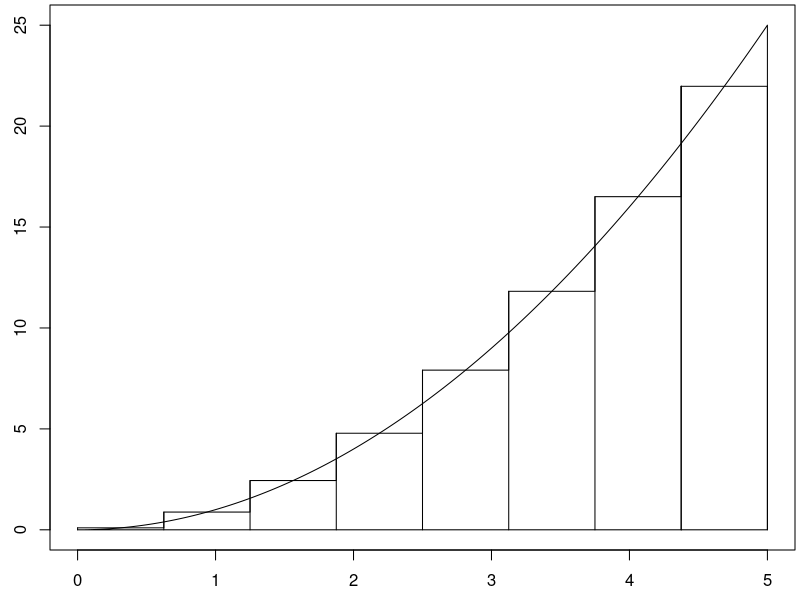
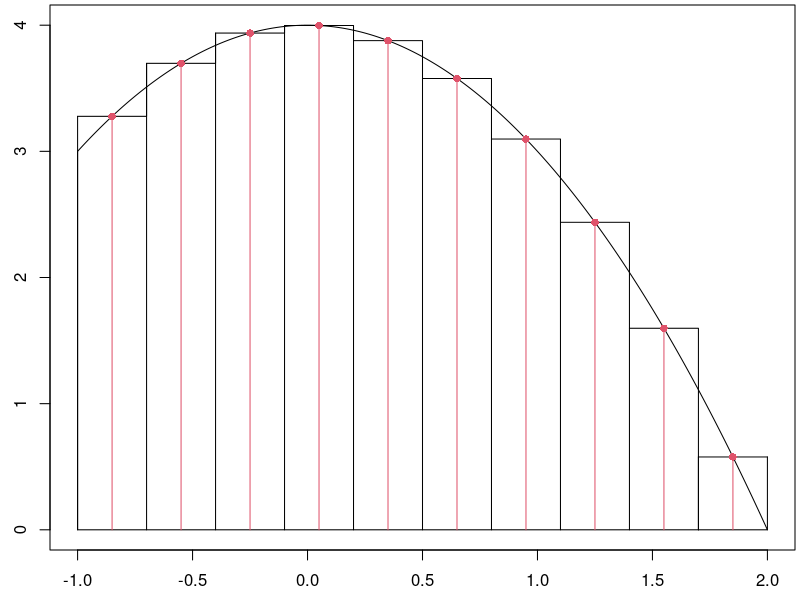
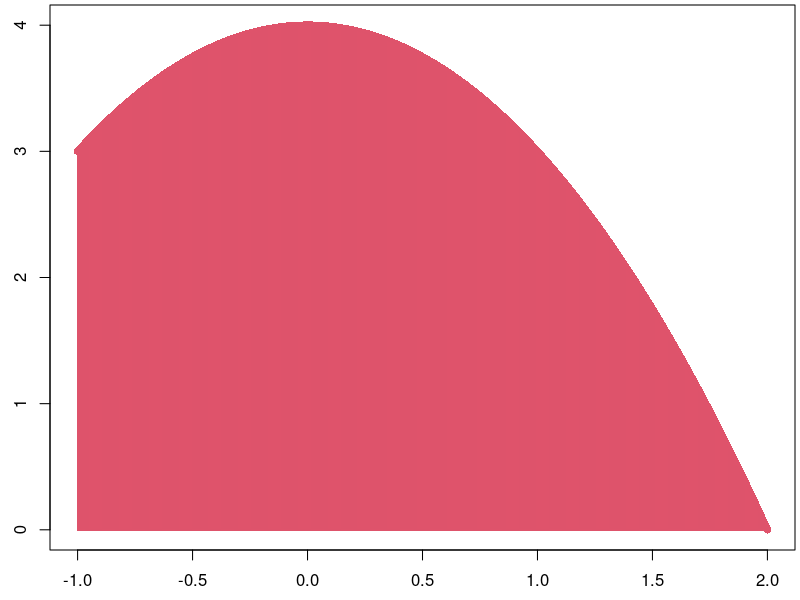
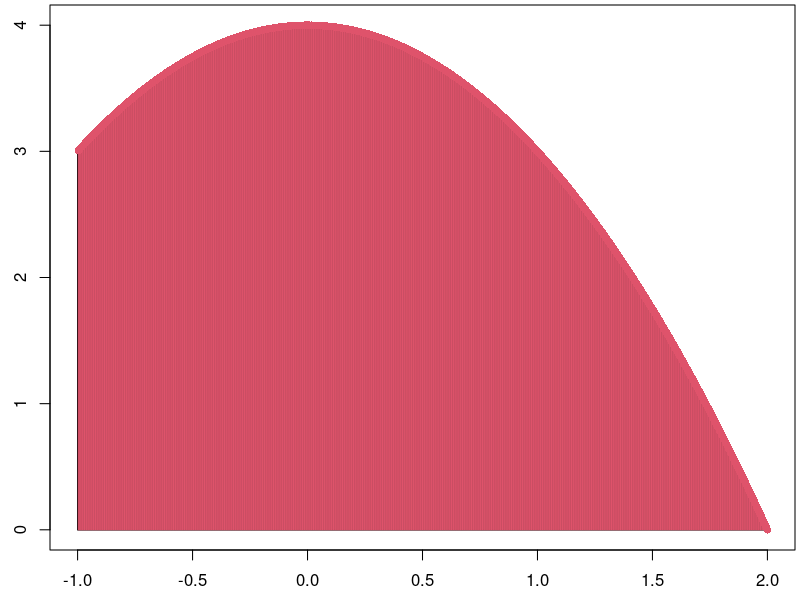

These charts were generated, in order, by the following R code:
draw_rect_approx <- function(f,a,b,num_rectangles, method = "mid"){
  n <- num_rectangles
  dx <- (b-a)/n
  x <- c(a,seq(a,b,dx/100),b,a)
  y <- c(0,f(seq(a,b,dx/100)),0,0)
  par(mar=c(2.5,2.5,0.25,0.25))
  plot(x,y,type = "l")
  
  if(method == "left"){
    xi <- seq(a+0*dx/2,b-dx/2,dx)
    lines(xi,f(xi),type = "h")
    lines(xi,f(xi),type = "s")
    lines(c(xi[n],xi[n]+dx),f(c(xi[n],xi[n])),type = "l")
    lines(c(xi[n],xi[n]+dx),f(c(xi[n],xi[n])),type = "h")
  }
  else if(method == "right"){
    xi <- seq(a+dx,b+dx/2,dx)
    lines(xi-dx,f(xi),type = "h")
    lines(xi-dx,f(xi),type = "s")
    lines(c(xi[n]-dx,xi[n]),f(c(xi[n],xi[n])),type = "l")
    lines(c(xi[n]-dx,xi[n]),f(c(xi[n],xi[n])),type = "h")
  } 
  else{#Use midpoint
    xi <- seq(a+dx/2,b,dx)
    lines(xi-dx/2,f(xi),type = "h")
    lines(xi-dx/2,f(xi),type = "s")
    lines(c(xi[n]-dx/2,xi[n]+dx/2),f(c(xi[n],xi[n])),type = "l")
    lines(c(xi[n]-dx/2,xi[n]+dx/2),f(c(xi[n],xi[n])),type = "h")
  }
}


g <- function(x){x^2}
a <- 0
b <- 5
n <- 8
dx <- (b-a)/n
draw_rect_approx(g,a,b,n) 

xi <- seq(a+dx/2,b,dx)  #Center of each rectangle
Ai <- g(xi)*dx          #Area of each rectangle
data.frame(x_i = xi, A_i = Ai)

c(total_area =sum(Ai),  
  expected_value = sum(xi*Ai)/sum(Ai))
####################
draw_rect_approx <- function(f,a,b,num_rectangles, method = "mid"){
  n <- num_rectangles
  dx <- (b-a)/n
  x <- c(a,seq(a,b,dx/100),b,a)
  y <- c(0,f(seq(a,b,dx/100)),0,0)
  par(mar=c(2.5,2.5,0.25,0.25))
  plot(x,y,type = "l")
  
  if(method == "left"){
    xi <- seq(a+0*dx/2,b-dx/2,dx)
    lines(xi,f(xi),type = "h")
    lines(xi,f(xi),type = "s")
    lines(c(xi[n],xi[n]+dx),f(c(xi[n],xi[n])),type = "l")
    lines(c(xi[n],xi[n]+dx),f(c(xi[n],xi[n])),type = "h")
  }
  else if(method == "right"){
    xi <- seq(a+dx,b+dx/2,dx)
    lines(xi-dx,f(xi),type = "h")
    lines(xi-dx,f(xi),type = "s")
    lines(c(xi[n]-dx,xi[n]),f(c(xi[n],xi[n])),type = "l")
    lines(c(xi[n]-dx,xi[n]),f(c(xi[n],xi[n])),type = "h")
  } 
  else{#Use midpoint
    xi <- seq(a+dx/2,b,dx)
    lines(xi-dx/2,f(xi),type = "h")
    lines(xi-dx/2,f(xi),type = "s")
    lines(c(xi[n]-dx/2,xi[n]+dx/2),f(c(xi[n],xi[n])),type = "l")
    lines(c(xi[n]-dx/2,xi[n]+dx/2),f(c(xi[n],xi[n])),type = "h")
  }
}
######################



g <- function(x){4-x^2}
a <- -1
b <- 2
n <- 10
dx <- (b-a)/n
draw_rect_approx(g,a,b,n) 

#Start at half of dx to the right of a, and then step by dx.
xi <- seq(a+dx/2,b,dx)
points(xi,g(xi),pch=16,col=2)
segments(xi,rep(0,length(xi)),xi,g(xi),col=2)

Ai <- g(xi)*dx
Ai
sum(Ai)

sum(xi*Ai)/sum(Ai)

g <- function(x){4-x^2}
a <- -1
b <- 2
n <- 100000
dx <- (b-a)/n
draw_rect_approx(g,a,b,n,method='left') 
#Start a, and then step by dx.
xi <- seq(a,b-dx,dx)
points(xi,g(xi),pch=16,col=2)
segments(xi,rep(0,length(xi)),xi,g(xi),col=2)

Ai <- g(xi)*dx
sum(Ai)
sum(xi*Ai)/sum(Ai)

g <- function(x){4-x^2}
a <- -1
b <- 2
n <- 1000
dx <- (b-a)/n
draw_rect_approx(g,a,b,n,method='right') 

#Start a plus dx, and then step by dx.
xi <- seq(a+dx,b,dx)
points(xi,g(xi),pch=16,col=2)
segments(xi,rep(0,length(xi)),xi,g(xi),col=2)

Ai <- g(xi)*dx
sum(Ai)
